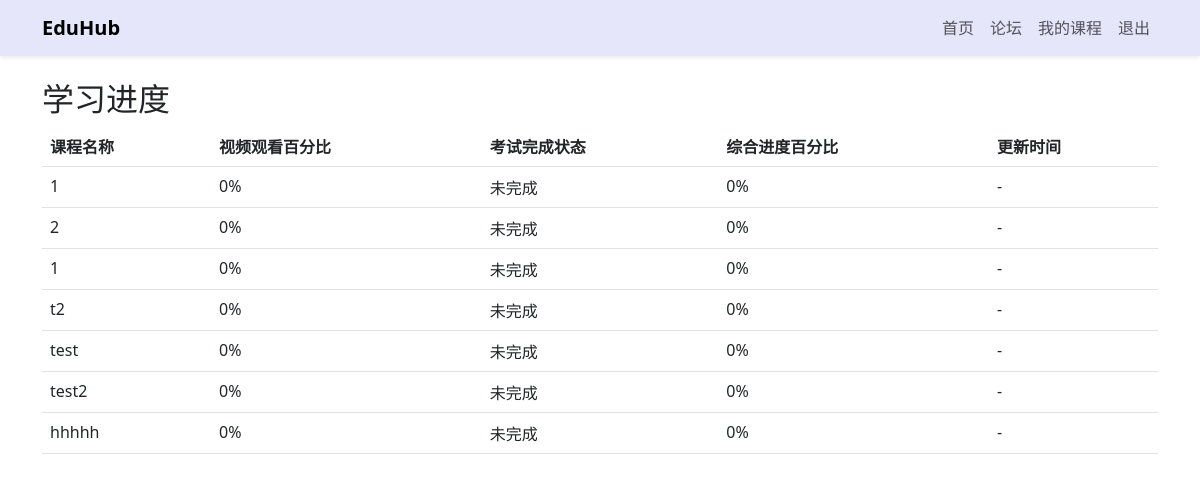
Page /student/progress (signed in) on the committed database.
### models.py (models this page shows, shortened)
class Course(db.Model):
    id = db.Column(db.Integer, primary_key=True)
    title = db.Column(db.String(100), nullable=False)
    description = db.Column(db.Text)
    video_filename = db.Column(db.String(100), default='')  # 视频文件名
    upload_date = db.Column(db.DateTime, default=datetime.datetime.utcnow)
    teacher_id = db.Column(db.Integer, db.ForeignKey('user.id'), nullable=False)
    exams = db.relationship('Exam', backref='course', lazy=True)
    learning_materials = db.Column(db.String(200))  # 学习材料文件名
    is_ended = db.Column(db.Boolean, default=False)  # 新增：课程是否已结束
    cover_image = db.Column(db.String(200))  # 新增：课程封面图片文件名

### main.py (the view)
@app.route('/student/progress')
@login_required
def learning_progress():
    if current_user.role != 'student':
        abort(403)
    courses = Course.query.all()
    progress_records = LearningProgress.query.filter_by(user_id=current_user.id).all()
    progress_map = {record.course_id: record for record in progress_records}
    progress = []
    for course in courses:
        record = progress_map.get(course.id)
        if record:
            video_watched_percentage = record.video_watched_percentage or 0
            exam_completed = record.exam_completed
            progress_percentage = record.progress_percentage or 0
            updated_at = record.updated_at
        else:
            video_watched_percentage = 0
            exam_completed = False
            progress_percentage = 0
            updated_at = None
        progress.append({
            'course': course,
            'video_watched_percentage': video_watched_percentage,
            'exam_completed': exam_completed,
            'progress_percentage': progress_percentage,
            'updated_at': updated_at
        })
    return render_template('learning_progress.html', progress=progress)

### main.py (called while the page is built)
@login_manager.user_loader
def load_user(user_id):
    return User.query.get(int(user_id))

### templates/learning_progress.html (shortened to what this page needs)
{% extends "base.html" %}
{% block content %}
<h2>学习进度</h2>
<table class="table">
    <thead>
        <tr>
            <th>课程名称</th>
            <th>视频观看百分比</th>
            <th>考试完成状态</th>
            <th>综合进度百分比</th>
            <th>更新时间</th>
        </tr>
    </thead>
    <tbody>
        {% for p in progress %}
        <tr>
            <td>{{ p.course.title }}</td>
            <td>{{ p.video_watched_percentage }}%</td>
            <td>{{ '已完成' if p.exam_completed else '未完成' }}</td>
            <td>{{ p.progress_percentage }}%</td>
            <td>{{ p.updated_at if p.updated_at else '-' }}</td>
        </tr>
        {% endfor %}
    </tbody>
</table>
{% endblock %}

### rows in the picture
Course: course "1"
Course: course "2"
Course: course "1"
Course: course "t2"
Course: course "test"
Course: course "test2"
Course: course "hhhhh"

### other values in the picture
{{ p.video_watched_percentage }} "0" "0" "0" "0" "0" "0" "0"
{{ '已完成' if p.exam_completed else '未完成' }} "未完成" "未完成" "未完成" "未完成" "未完成" "未完成" "未完成"
{{ p.progress_percentage }} "0" "0" "0" "0" "0" "0" "0"
{{ p.updated_at if p.updated_at else '-' }} "-" "-" "-" "-" "-" "-" "-"
